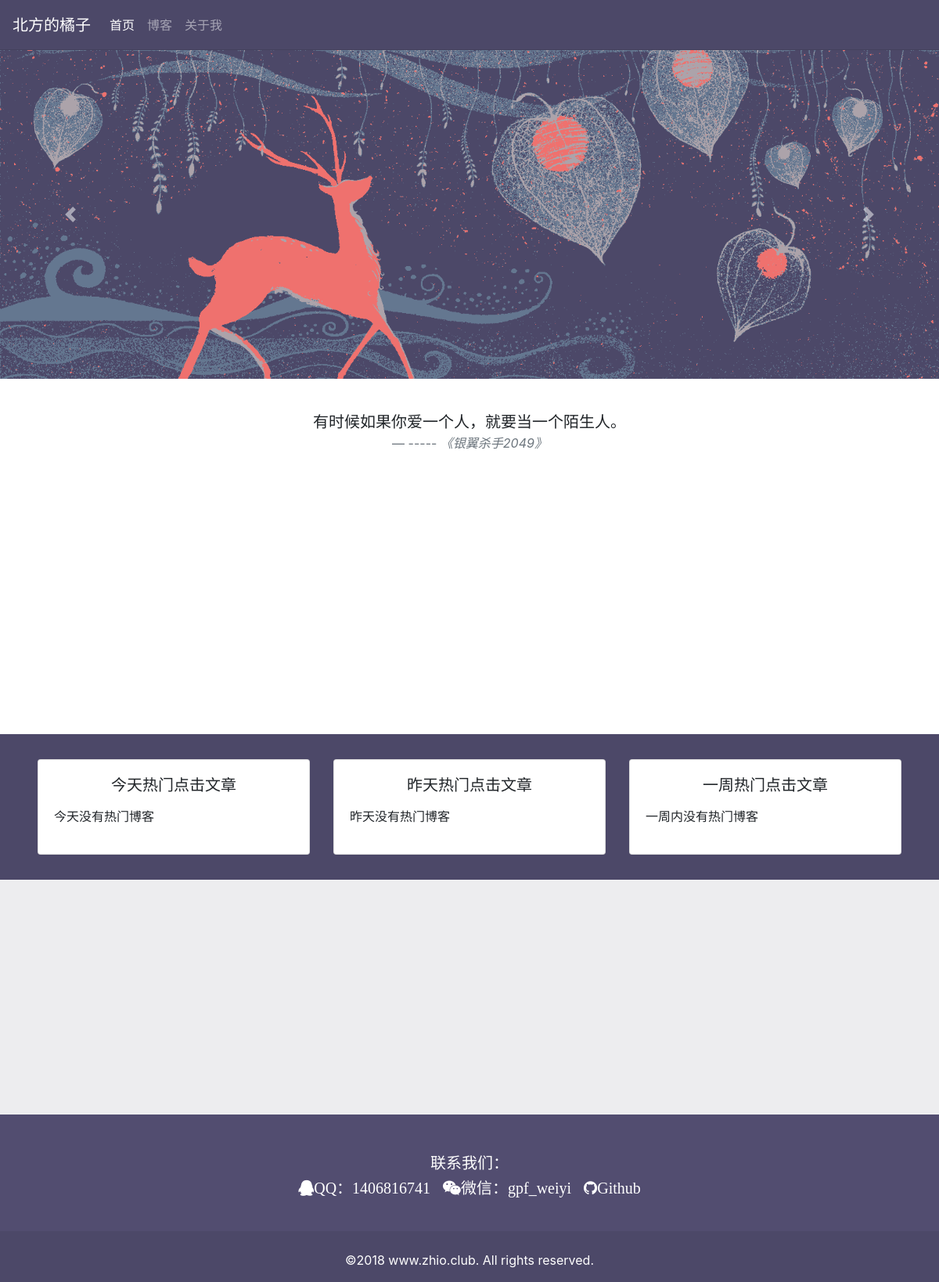
/, run on an earlier commit of the app's database.
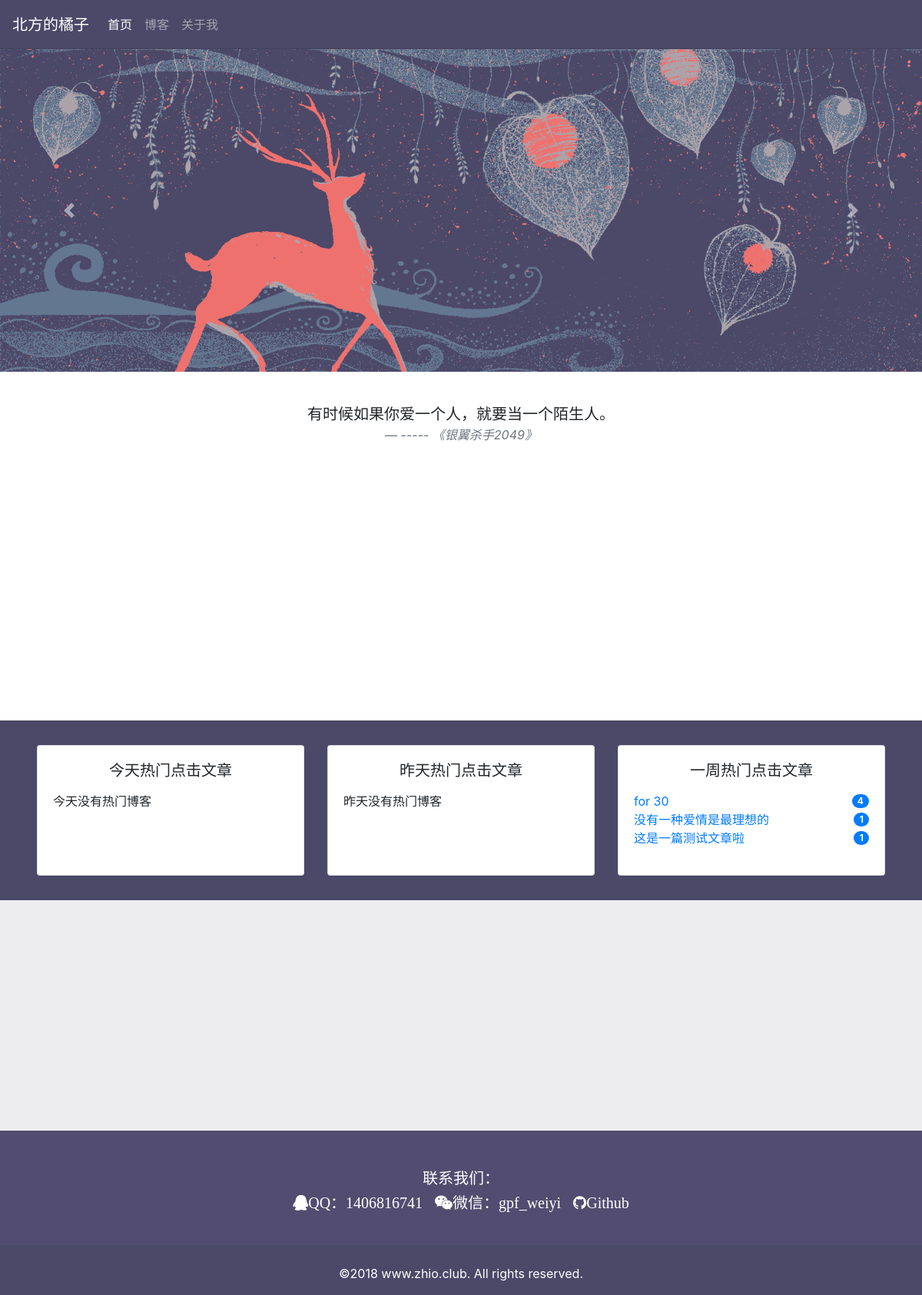
And on a later commit of the database.
### blog/models.py (models this page shows, shortened)
class Blog(models.Model,ReadNumExpandMethod):#博客
    title = models.CharField(max_length=50)
    blog_type = models.ForeignKey(Blog_Type,on_delete=models.DO_NOTHING)
    content = RichTextUploadingField()
    author = models.ForeignKey(User,on_delete=models.DO_NOTHING)
    read_details = GenericRelation(ReadDetail)
    created_time = models.DateTimeField(auto_now_add=True)
    last_updated_time = models.DateTimeField(auto_now=True)
    class Meta:
        ordering = ['-created_time']

### mywebsite/views.py (the view)
# urls.py: 2. Add a URL to urlpatterns:  path('', views.home, name='home')
def home(request):
    blog_content_type = ContentType.objects.get_for_model(Blog)
    dates,read_nums = get_seven_days_read_date(blog_content_type)
    hot_blogs_for_7_days=cache.get('hot_blogs_for_7_days')
    if hot_blogs_for_7_days is None:
        hot_blogs_for_7_days = get_7_days_hot_blogs()
        cache.set('hot_blogs_for_7_days',hot_blogs_for_7_days,3600)
    context = {}
    context['dates'] = dates
    context['read_nums'] = read_nums
    context['today_hot_data'] = get_today_hot_data(blog_content_type)
    context['yesterday_hot_data'] = get_yesterday_hot_data(blog_content_type)
    context['hot_blogs_for_7_days'] =hot_blogs_for_7_days
    return render(request,'home.html',context)

### mywebsite/views.py (called while the page is built)
def get_7_days_hot_blogs():
    today = timezone.now().date()
    date = today - datetime.timedelta(days = 7)
    blogs = Blog.objects \
                .filter(read_details__date__lt=today,read_details__date__gte=date) \
                .values('id','title') \
                .annotate(read_num_sum=Sum('read_details__read_num')) \
                .order_by('-read_num_sum')
    return blogs[:7]

### read_statistics/utils.py (called while the page is built)
def get_seven_days_read_date(content_type):
    today = timezone.now().date()
    read_nums =[]
    dates = []
    for i in range(6,-1,-1):
        date =today - datetime.timedelta(days=i)
        dates.append(date.strftime('%m/%d'))
        read_details = ReadDetail.objects.filter(content_type=content_type,date=date)
        result = read_details.aggregate(read_num_sum=Sum('read_num'))
        read_nums.append(result['read_num_sum'] or 0)
    return dates,read_nums

def get_today_hot_data(content_type):
    today = timezone.now().date()
    read_details = ReadDetail.objects.filter(content_type=content_type,date=today).order_by('-read_num')
    return read_details[:7]

### templates/home.html (shortened to what the changed rows need)
{% extends 'base.html'%}
{% load staticfiles %}
{% block header_extends %}
    <link rel="stylesheet" href="{% static "css/home.css"%}">
{% endblock %}
{% block content %}
    <div class="hot-data">
        <div class="box-main">
        <div class="card-deck box1">
            <div class="card" >
                    <div class="card-body">
                        <p class="card-text">
                            <ul class="list-inline">
                                {% for hot_blog in hot_blogs_for_7_days %}
                                    <li class=" d-flex justify-content-between align-items-center"><a class="card-link" href="{% url 'blog_detail' hot_blog.id %}">{{hot_blog.title}}</a><span class="badge badge-primary badge-pill">{{ hot_blog.read_num_sum}}</span></li>
                                {%empty%}
                                    <li>一周内没有热门博客</li>
                                {%endfor%}
                            </ul>
                        </p>
                    </div>
            </div>
        </div>
        </div>
    </div>
{% endblock %}

What changed in the data, as far as the page shows it:
now on this page (row unchanged): Blog: title "for 30", read_num_sum "4"
now on this page (row unchanged): Blog: title "没有一种爱情是最理想的", read_num_sum "1"
added Blog: title "这是一篇测试文章啦", read_num_sum "1"
Also different on the page:
text no longer shown: "一周内没有热门博客"
